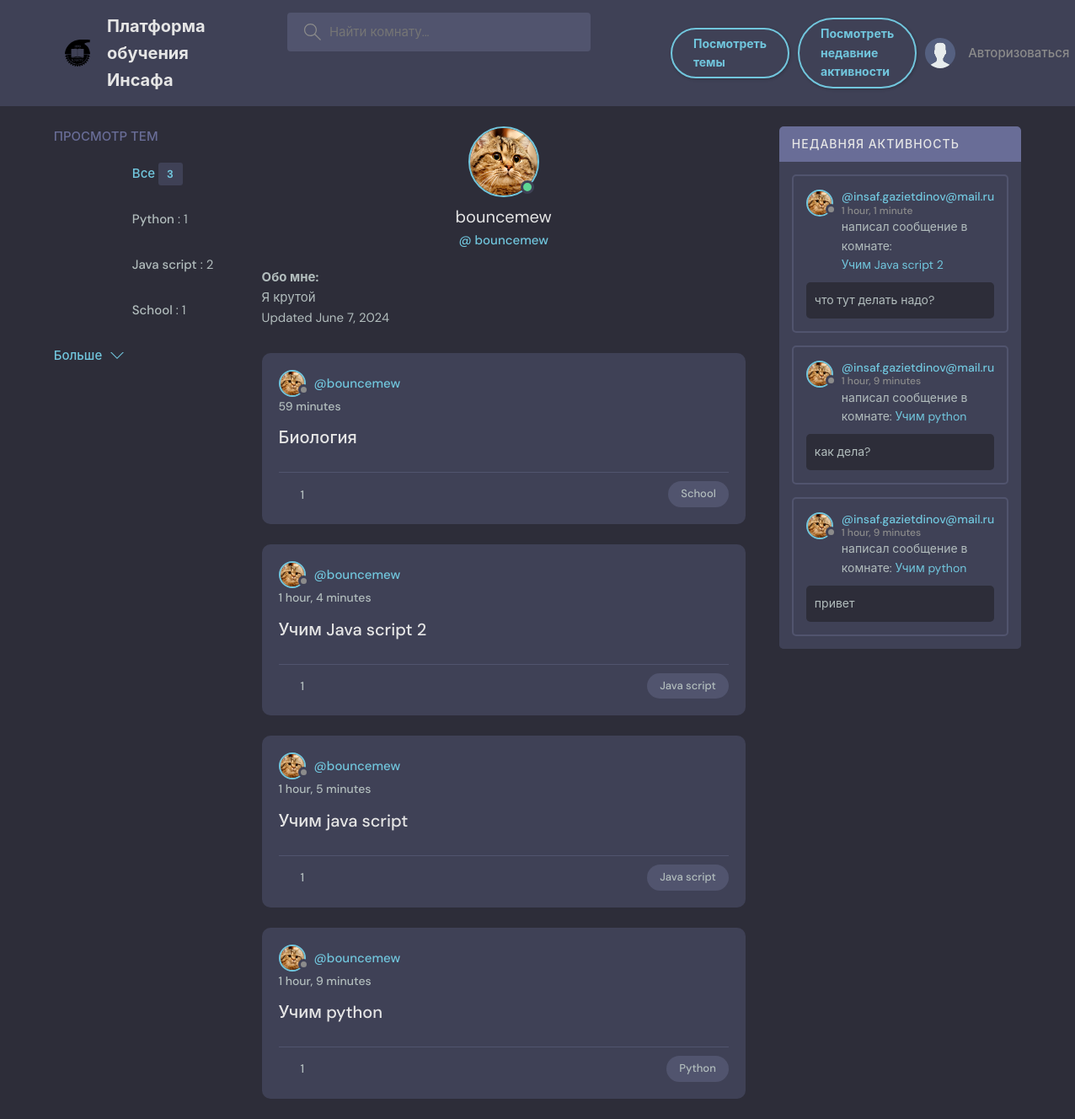
Screenshot of /profile/6/ with the database file from the repository.
### base/models.py (models this page shows, shortened)
class Topic(models.Model):
    name = models.CharField(max_length=200)
    class Meta():
        verbose_name = 'Редактор тем'
        verbose_name_plural = 'Редактор тем'

class User(AbstractUser):
    name = models.CharField(max_length=200, null=True)
    email = models.EmailField(unique=True, null=True)
    bio = models.TextField(null=True)
    avatar = models.ImageField(null=True, default='avatar.svg')
    USERNAME_FIELD = 'email'
    REQUIRED_FIELDS = []
    class Meta:
        verbose_name = 'Редактор пользователей'
        verbose_name_plural = 'Редактор пользователей'

class Room(models.Model):
    host = models.ForeignKey(User, on_delete=models.SET_NULL, null=True)
    topic = models.ForeignKey(Topic, on_delete=models.SET_NULL, null=True)
    name = models.CharField(max_length=200)
    description = models.TextField(null=True, blank=True)
    participants = models.ManyToManyField(User, related_name='participants', blank=True)
    updated = models.DateTimeField(auto_now=True)
    created = models.DateTimeField(auto_now_add=True)
    class Meta:
        verbose_name = 'Редактор комнат'
        verbose_name_plural = 'Редактор комнат'
        ordering = ['-updated', '-created']
    def __str__(self) -> str:
        return self.name

class Message(models.Model):
    user = models.ForeignKey(User, on_delete=models.CASCADE)
    room = models.ForeignKey(Room, on_delete=models.CASCADE)
    body = models.TextField()
    updated = models.DateTimeField(auto_now=True)
    created = models.DateTimeField(auto_now_add=True)
    class Meta:
        verbose_name = 'Редактор сообщений'
        verbose_name_plural = 'Редактор собщений'
        ordering = ['-updated', '-created']

### base/views.py (the view)
# urls.py: path('profile/<str:pk>/', views.user_profile, name='user_profile'),
def user_profile(request, pk):
    user = User.objects.get(id=pk)
    rooms = user.room_set.all()
    room_messages = user.message_set.all()
    topics = Topic.objects.all()
    context = {'user': user,
            'rooms': rooms,
            'room_messages': room_messages,
            'topics': topics,
            }
    return render(request, 'base/profile.html', context)

### base/templates/base/profile.html (shortened to what this page needs)
{% extends 'main.html' %}
{% load static %}
{% block content %}
  <main class="profile-page layout layout--3">
    <div class="container">
        <div class="col-md-3">
          {% include 'base/topics_component.html' %}
        </div>
        <div class="col-md-6">
          <div class="profile">
            <div class="profile__avatar">
              <div class="avatar avatar--large active">
                <img src="{{ user.avatar.url }}" alt="{{ user.username }} Avatar" />
              </div>
            </div>
            <div class="profile__info">
              <div>
                <h3>{{ user.username }}</h3>
                <p><a href="{% url 'user_profile' user.id %}">@ {{ user.username }}</a></p>
              </div>
            </div>
            <div class="profile__about">
              <h2>Обо мне:</h2>
              <p>{{ user.bio }}</p>
              {% if user.date_joined %}
                <p>Updated {{ user.date_joined|date:"F j, Y" }}</p>
              {% endif %}
            </div>
          </div>
          <div class="roomList">
            {% for room in rooms %}
              <div class="roomListRoom">
                <a href="{% url 'user_profile' room.host.id %}" class="roomListRoom__author">
                  <div class="avatar avatar--small">
                    <img src="{{ room.host.avatar.url }}" alt="{{ room.host.username }} Avatar" />
                  </div>
                  <span>@{{ room.host.username }}</span>
                </a>
                <div class="roomListRoom__actions">
                  <span>{{ room.created|timesince }}</span>
                </div>
                <div class="roomListRoom__content">
                  <a href="{% url 'room' room.id %}">{{ room.name }}</a>
                </div>
                <div class="roomListRoom__meta">
                  <a href="{% url 'room' room.id %}" class="roomListRoom__joined">
                    <svg version="1.1" xmlns="http://www.w3.org/2000/svg" width="32" height="32" viewBox="0 0 32 32">
                      <title>user-group</title>
                    </svg>
                    {{ room.participants.all.count }}
                  </a>
                  <p class="roomListRoom__topic">{{ room.topic.name }}</p>
                </div>
              </div>
            {% endfor %}
          </div>
        </div>
        <div class="col-md-3">
          <div class="activities">
            {% include 'base/activity_component.html' %}
          </div>
        </div>
      </div>
    </div>
  </main>
{% endblock content %}

### templates/main.html (shortened to what this page needs)
{% load static %}
<!DOCTYPE html>
<html lang="en">
  <head>
    <link rel="stylesheet" href="{% static 'styles/style.css' %}" />
  </head>
  <body>
    {% include 'navbar.html' %}
    {% block content %}{% endblock content %}
  </body>
</html>

### templates/navbar.html (shortened to what this page needs)
{% load static %}
<header class="header header--loggedIn">
    <div class="container">
      <a href="{% url 'home' %}" class="header__logo">
        <img src="{% static 'images/ktk.svg' %}" />
        <h1>Платформа обучения Инсафа</h1>
      </a>
      <form class="header__search" method="GET" action="{% url 'home' %}">
        <label>
          <input name="q" placeholder="Найти комнату..." />
        </label>
      </form>
      <div class="mobile-menuItems">
        <a class="btn btn--main btn--pill" href="{% url 'topics' %}">Посмотреть темы</a>
        <a class="btn btn--main btn--pill" href="{% url 'activity' %}">Посмотреть недавние активности</a>
      <nav class="header__menu">
        {% if request.user.is_authenticated %}
        <div class="header__user">
          <a href="{% url 'update_user' %}">
            <div class="avatar avatar--medium active">
              <img src="{{ request.user.avatar.url }}" />
            </div>
            <p>{{ request.user.username }} <span>@{{ request.user.username }}</span></p>
          </a>
          <button class="dropdown-button">
            <svg version="1.1" xmlns="http://www.w3.org/2000/svg" width="32" height="32" viewBox="0 0 32 32">
              <title>chevron-down</title>
              <path d="M16 21l-13-13h-3l16 16 16-16h-3l-13 13z"></path>
            </svg>
          </button>
        </div>
        {% else %}
        <a href="{% url 'login' %}">
          <img src="{% static 'images/avatar.svg' %}"/>
          <p>Авторизоваться</p>
        </a>
        {% endif %}
      </nav>
    </div>
  </header>

### base/templates/base/topics_component.html
<div class="topics">
    <div class="topics__header">
      <h2>Просмотр тем</h2>
    </div>
    <ul class="topics__list">
      <li>
        <a href="{% url 'home' %}" class="active">Все <span>{{ topics.count }}</span></a>
      </li>
      {% for topic in topics %}
      <li>
        <a href="{% url 'home' %}?q={{topic.name}}">{{ topic.name }}</a> : <span>{{ topic.room_set.all.count }}</span> </a>
      </li>
      {% endfor %}
    </ul>
    <a class="btn btn--link" href="{% url 'topics' %}">
      Больше
      <svg version="1.1" xmlns="http://www.w3.org/2000/svg" width="32" height="32" viewBox="0 0 32 32">
        <title>chevron-down</title>
        <path d="M16 21l-13-13h-3l16 16 16-16h-3l-13 13z"></path>
      </svg>
    </a>
  </div>

### base/templates/base/activity_component.html (shortened to what this page needs)
<div class="activities">
    <div class="activities__header">
      <h2>Недавняя активность</h2>
    </div>
    {% for message in room_messages %}
    <div class="activities__box">
      <div class="activities__boxHeader roomListRoom__header">
        <a href="{% url 'user_profile' message.user.id %}" class="roomListRoom__author">
          <div class="avatar avatar--small">
            <img src="{{ message.user.avatar.url }}" />
          </div>
          <p>
            @{{ message.user }}
            <span>{{ message.created|timesince }}</span>
          </p>
        </a>
      </div>
      <div class="activities__boxContent">
        <p>написал сообщение в комнате: <a href="{% url 'room' message.room.id %}">{{ message.room }}</a></p>
        <div class="activities__boxRoomContent">
          {{ message.body }}
                </div>
              </div>
            </div>
            {% endfor %}

### rows the page displays
Topic: name "Python", room_set.all.count "1"
Topic: name "Java script", room_set.all.count "2"
Topic: name "School", room_set.all.count "1"
User: avatar (picture), username "bouncemew", bio "Я крутой", date_joined "June 7, 2024"
Room: host.avatar (picture), host.username "bouncemew", created "59 minutes", name "Биология", participants.all.count "1", topic.name "School"
Room: host.avatar (picture), host.username "bouncemew", created "1 hour, 4 minutes", name "Учим Java script 2", participants.all.count "1", topic.name "Java script"
Room: host.avatar (picture), host.username "bouncemew", created "1 hour, 5 minutes", name "Учим java script", participants.all.count "1", topic.name "Java script"
Room: host.avatar (picture), host.username "bouncemew", created "1 hour, 9 minutes", name "Учим python", participants.all.count "1", topic.name "Python"
Message: user.avatar (picture), user "insaf.gazietdinov@mail.ru", created "1 hour, 1 minute", room "Учим Java script 2", body "что тут делать надо?"
Message: user.avatar (picture), user "insaf.gazietdinov@mail.ru", created "1 hour, 9 minutes", room "Учим python", body "как дела?"
Message: user.avatar (picture), user "insaf.gazietdinov@mail.ru", created "1 hour, 9 minutes", room "Учим python", body "привет"

### other values shown
{{ topics.count }} "3"
